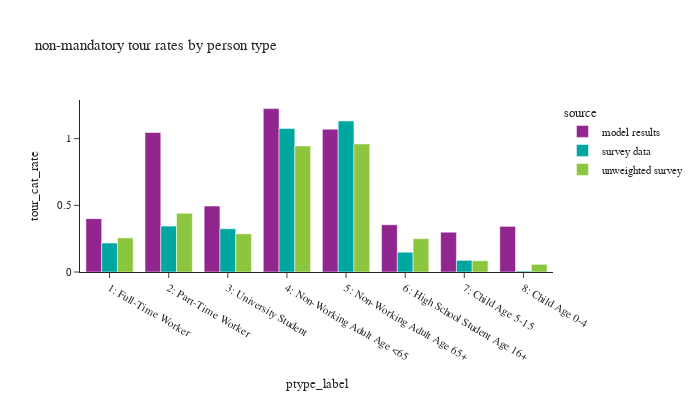

Here is the notebook cell this chart was saved with:
### Markdown cell above
- tour rates

### Code cell
df_plot = non_m_tour_data. \
    groupby(['source','ptype_label','tour_category'])[['trip_weight_2017_2019']].sum().reset_index(). \
    merge(df_ptype_count, how='left', on=['source','ptype_label'])
df_plot['tour_cat_rate'] = df_plot['trip_weight_2017_2019']/df_plot['hh_weight']

fig = px.bar(df_plot, x="ptype_label", y="tour_cat_rate", color="source",barmode="group",
             # facet_col="ptype_label",facet_col_wrap=2,
             title="non-mandatory tour rates by person type")
fig.for_each_annotation(lambda a: a.update(text=a.text.split("=")[-1]))
fig.update_layout(height=400, width=700)
fig.show()

### Figure 1 — Plotly figure (JSON) as saved in the notebook; plotly's stock layout.template omitted (floating-point values rounded to 4 significant figures)
{"data": [{"alignmentgroup": "True", "hovertemplate": "source=model results<br>ptype_label=%{x}<br>tour_cat_rate=%{y}<extra></extra>", "legendgroup": "model results", "marker": {"color": "#91268F", "pattern": {"shape": ""}}, "name": "model results", "offsetgroup": "model results", "orientation": "v", "showlegend": true, "textposition": "auto", "type": "bar", "x": ["1: Full-Time Worker", "2: Part-Time Worker", "3: University Student", "4: Non-Working Adult Age <65", "5: Non-Working Adult Age 65+", "6: High School Student Age 16+", "7: Child Age 5-15", "8: Child Age 0-4"], "xaxis": "x", "y": [0.4002, 1.046, 0.4945, 1.225, 1.071, 0.3542, 0.2984, 0.3421], "yaxis": "y"}, {"alignmentgroup": "True", "hovertemplate": "source=survey data<br>ptype_label=%{x}<br>tour_cat_rate=%{y}<extra></extra>", "legendgroup": "survey data", "marker": {"color": "#00A7A0", "pattern": {"shape": ""}}, "name": "survey data", "offsetgroup": "survey data", "orientation": "v", "showlegend": true, "textposition": "auto", "type": "bar", "x": ["1: Full-Time Worker", "2: Part-Time Worker", "3: University Student", "4: Non-Working Adult Age <65", "5: Non-Working Adult Age 65+", "6: High School Student Age 16+", "7: Child Age 5-15", "8: Child Age 0-4"], "xaxis": "x", "y": [0.2171, 0.3442, 0.3243, 1.077, 1.132, 0.1483, 0.08711, 0.00673], "yaxis": "y"}, {"alignmentgroup": "True", "hovertemplate": "source=unweighted survey<br>ptype_label=%{x}<br>tour_cat_rate=%{y}<extra></extra>", "legendgroup": "unweighted survey", "marker": {"color": "#8CC63E", "pattern": {"shape": ""}}, "name": "unweighted survey", "offsetgroup": "unweighted survey", "orientation": "v", "showlegend": true, "textposition": "auto", "type": "bar", "x": ["1: Full-Time Worker", "2: Part-Time Worker", "3: University Student", "4: Non-Working Adult Age <65", "5: Non-Working Adult Age 65+", "6: High School Student Age 16+", "7: Child Age 5-15", "8: Child Age 0-4"], "xaxis": "x", "y": [0.2559, 0.4402, 0.2863, 0.9452, 0.9603, 0.25, 0.08443, 0.05749], "yaxis": "y"}], "layout": {"barmode": "group", "height": 400, "legend": {"title": {"text": "source"}, "tracegroupgap": 0}, "title": {"text": "non-mandatory tour rates by person type"}, "width": 700, "xaxis": {"anchor": "y", "domain": [0.0, 1.0], "title": {"text": "ptype_label"}}, "yaxis": {"anchor": "x", "domain": [0.0, 1.0], "title": {"text": "tour_cat_rate"}}}}
